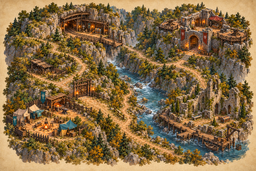
#> input picture source-art/maps/static-atlas/00-overview-generated.png, 256 x 171 px, shrunk from 1536 x 1024 before the run
$ python pyro-edges.py ../../maps/static-atlas/00-overview-generated.png ../../maps/static-atlas/01-camp-generated.png 5
#> lines starting #> are read from the running program, lines starting #| are printed output that depends on the picture
"""Feather the authored foot of each existing fire card so overlapping cards meet the ground."""
from math import sin
from pathlib import Path
import sys
from PIL import Image


def smooth(value):
    t = min(1.0, max(0.0, value))
    return t*t*(3-2*t)


def feather(src, dst, rows):
#> called with rows = 5
    with Image.open(src) as original:
#> original is the input picture: PIL image 256x171 RGB; mean R, G, B 133.3, 107.3, 70.6
        atlas = original.convert("RGBA")
    alpha = atlas.getchannel("A")
#> alpha: PIL image 256x171 L; every value is 255
    width, height = atlas.width//4, atlas.height//rows
#> width = 64; height = 34
    for j in range(rows):
        for i in range(4):
            rect = (i*width, j*height, (i+1)*width, (j+1)*height)
            tile = alpha.crop(rect)
            bounds = tile.point(lambda a: 255 if a>12 else 0).getbbox()
            if not bounds:
                continue
            l,top,r,bottom = bounds
            w,h = max(1,r-l), max(1,bottom-top)
            pixels = tile.load()
            for x in range(width):
                u = 2*(x+.5-l)/w-1
                # One convex footprint, with a small coherent ripple along the ember edge.
                # The original vertical plume, hot core and painted colour are preserved.
                floor = bottom - h*(.015+.14*u*u+.018*sin(7*u+j*.3))
                sides = smooth((1.03-abs(u))/(.11 if rows==8 else .05))
                for y in range(height):
                    if pixels[x,y]:
                        foot = smooth((floor-y)/max(3,h*.25))
                        cap = smooth((y-top+2)/max(2,h*.05))
                        pixels[x,y] = round(pixels[x,y]*sides*foot*cap)
            alpha.paste(tile,rect[:2])
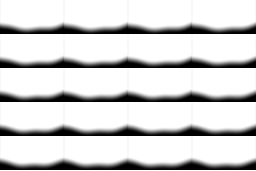
#> alpha: PIL image 256x171 L; min 0, max 255, mean 211.1
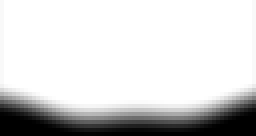
#> tile: PIL image 64x34 L (shown 4 times larger); min 0, max 255, mean 210.6
    atlas.putalpha(alpha)
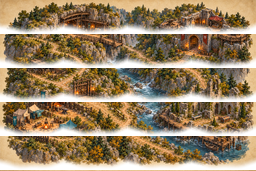
#> atlas: PIL image 256x171 RGBA; mean R, G, B, A 133.3, 107.3, 70.6, 211.1; transparent parts drawn white
    atlas.save(dst,format="PNG")


if __name__=="__main__":
    feather(Path(sys.argv[1]),Path(sys.argv[2]),int(sys.argv[3]))
